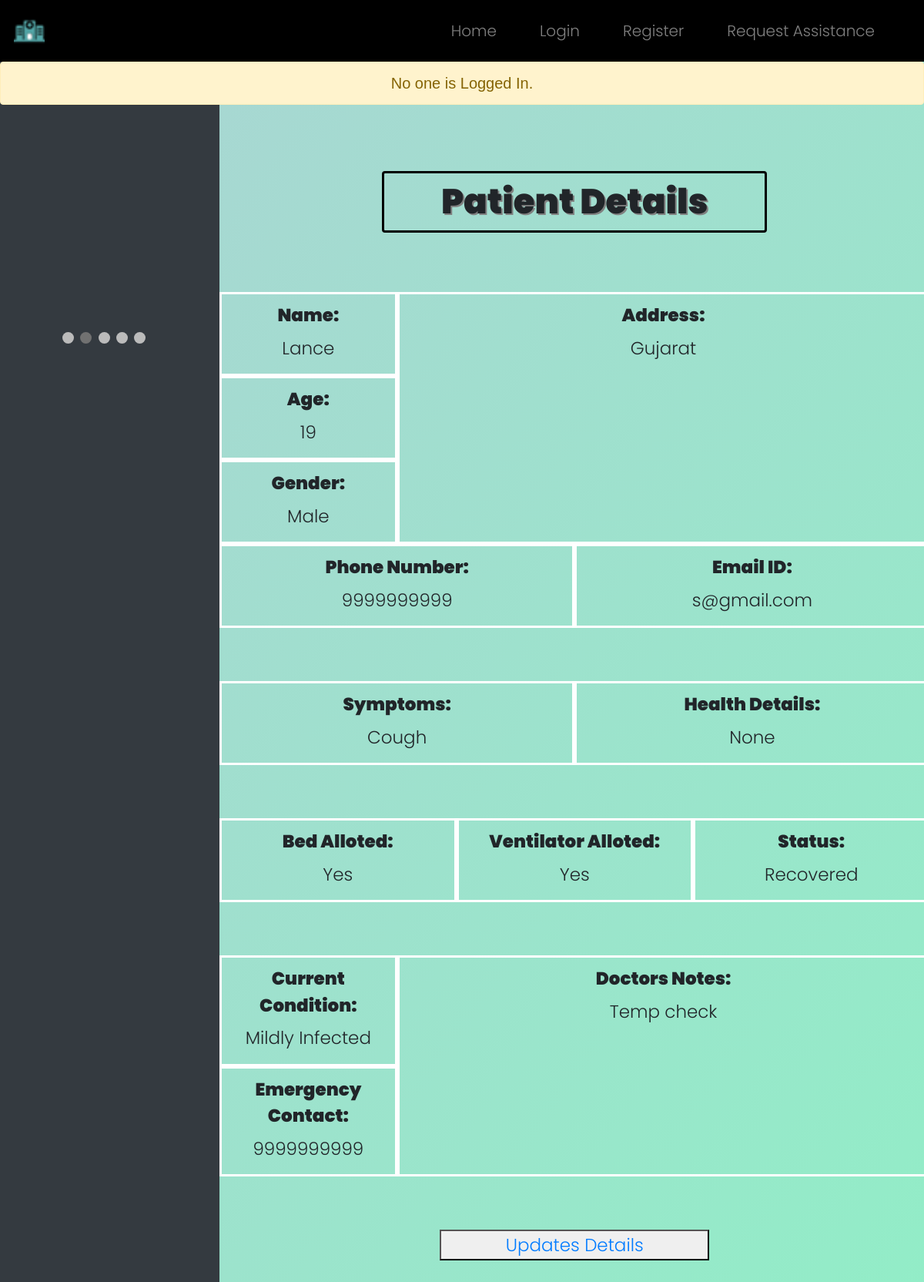
Page /patient/5 on the earlier database version.
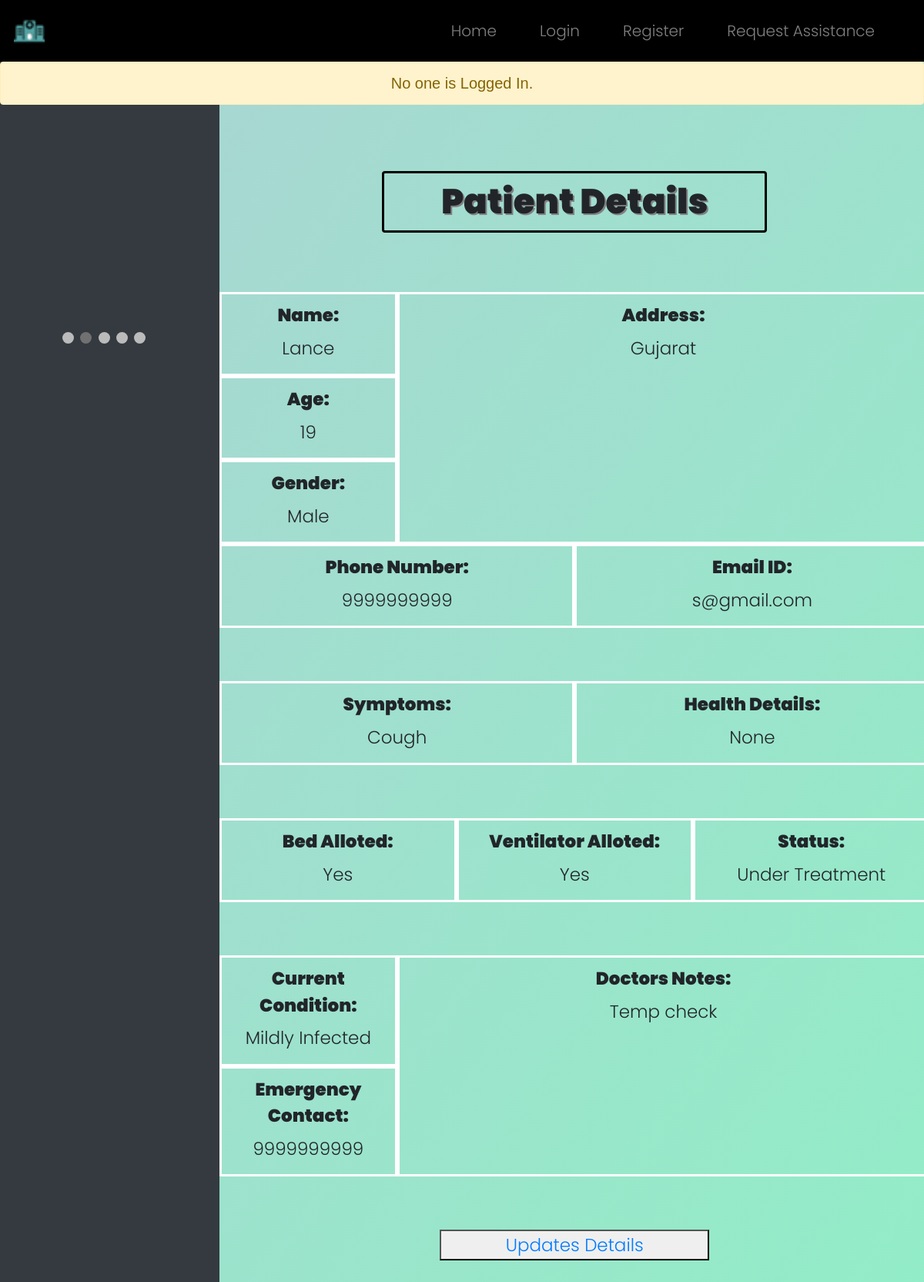
Same page on the later database version.
### WebApp/models.py (models this page shows)
class Patient(models.Model):
    patient_id = models.AutoField(primary_key=True)
    name  = models.CharField(max_length=64)
    age = models.IntegerField()
    gender = models.CharField(max_length=64)
    address = models.TextField()
    phone = models.CharField(max_length=64)
    email = models.CharField(max_length=64)
    date = models.CharField(max_length=64)
    symptoms = models.TextField()
    health_det = models.TextField()
    emg_phone = models.CharField(max_length=64)
    bed = models.CharField(max_length=64)
    venti = models.CharField(max_length=64)
    status = models.CharField(max_length=64)
    condi = models.CharField(max_length=64)
    notes = models.TextField()

### WebApp/views.py (the view)
# urls.py: path("patient/<id>", views.indipatient, name="indipatient"),
def indipatient(request, id):
    pat=Patient.objects.get(patient_id=id)
    return render (request, "WebApp/indipatient.html", {"pat": pat})

### WebApp/templates/WebApp/indipatient.html (shortened to what the changed rows need)
{% extends "WebApp/layout.html" %}
{% load static %}
{% block body %}
<div class="row" style="z-index: 10000;">
    <div class="col-9 login" style="font-size: min(23px,4vw); margin-bottom: 100px; border: none;">
        <center><h1 class=tit>Patient Details</h1></center>
        <br><br>
        <center>
            <div class=row>
                <div class=col-3>
                    <div class=row>
                        <div class="col">
                            <label>Name:</label>
                            <p>{{ pat.name }}</p>
                        </div>
                    </div>
                    <div class=row>
                        <div class="col">
                            <label>Age:</label>
                            <p>{{ pat.age }}</p>
                        </div>
                    </div>
                    <div class=row>
                        <div class="col">
                            <label>Gender:</label>
                            <p>{{ pat.gender }}</p>
                        </div>
                    </div>
                </div>
                <div class="col-9">
                    <label>Address:</label>
                    <p>{{ pat.address }}</p>
                </div>
            </div>
            <div class=row>
                <div class="col">
                    <label>Phone Number:</label>
                    <p>{{ pat.phone }}</p>
                </div>
                <div class="col">
                    <label>Email ID:</label>
                    <p>{{ pat.email }}</p>
                </div>
            </div>
            <br><br>
            <div class=row>
                <div class="col">
                    <label>Symptoms:</label>
                    <p>{{ pat.symptoms }}</p>
                </div>
                <div class="col">
                    <label>Health Details:</label>
                    <p>{{ pat.health_det }}</p>
                </div>
            </div>
            <br><br>
            <div class=row>
                <div class="col">
                    <label>Bed Alloted:</label>
                    <p>{{ pat.bed }}</p>
                </div>
                <div class="col">
                    <label>Ventilator Alloted:</label>
                    <p>{{ pat.venti }}</p>
                </div>
                <div class="col">
                    <label>Status:</label>
                    <p>{{ pat.status }}</p>
                </div>
            </div>
            <br><br>
            <div class=row>
                <div class=col-3>
                    <div class=row>
                        <div class="col">
                            <label>Current Condition:</label>
                            <p>{{ pat.condi }}</p>
                        </div>
                    </div>
                    <div class=row>
                        <div class="col">
                            <label>Emergency Contact:</label>
                            <p>{{ pat.emg_phone }}</p>
                        </div>
                    </div>
                </div>
                <div class="col-9">
                    <label>Doctors Notes:</label>
                    <p>{{ pat.notes }}</p>
                </div>
            </div>
            <br><br>
        </center>
    </div>
  </div>
{% endblock %}

Differences in the rows shown:
changed Patient "Lance": status "Recovered" → "Under Treatment"
